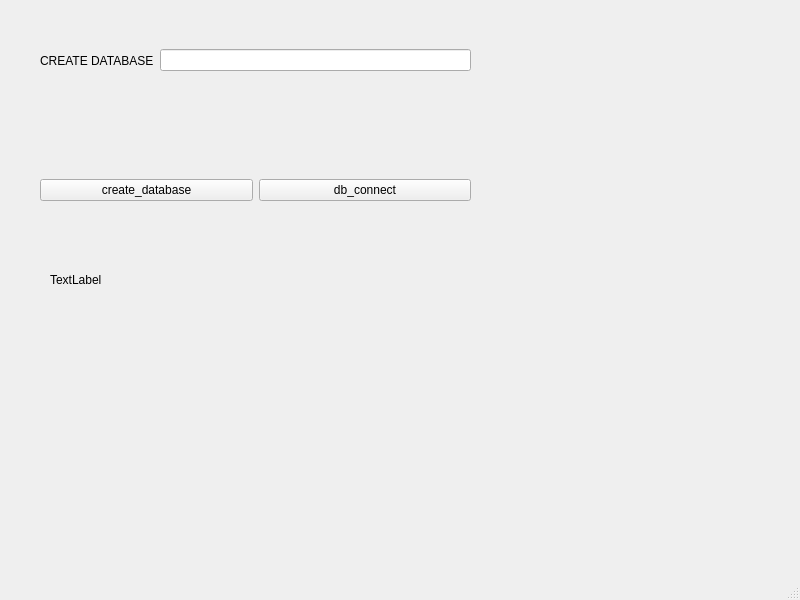
<?xml version="1.0" encoding="UTF-8"?>
<ui version="4.0">
 <class>MainWindow</class>
 <widget class="QMainWindow" name="MainWindow">
  <property name="geometry">
   <rect>
    <x>0</x>
    <y>0</y>
    <width>800</width>
    <height>600</height>
   </rect>
  </property>
  <property name="windowTitle">
   <string>MainWindow</string>
  </property>
  <widget class="QWidget" name="centralwidget">
   <widget class="QWidget" name="horizontalLayoutWidget">
    <property name="geometry">
     <rect>
      <x>40</x>
      <y>20</y>
      <width>431</width>
      <height>81</height>
     </rect>
    </property>
    <layout class="QHBoxLayout" name="horizontalLayout">
     <item>
      <widget class="QLabel" name="label">
       <property name="text">
        <string>CREATE DATABASE</string>
       </property>
      </widget>
     </item>
     <item>
      <widget class="QLineEdit" name="lineEdit"/>
     </item>
    </layout>
   </widget>
   <widget class="QWidget" name="horizontalLayoutWidget_2">
    <property name="geometry">
     <rect>
      <x>40</x>
      <y>150</y>
      <width>431</width>
      <height>81</height>
     </rect>
    </property>
    <layout class="QHBoxLayout" name="horizontalLayout_2">
     <item>
      <widget class="QPushButton" name="pushButtonCreateDb">
       <property name="text">
        <string>create_database</string>
       </property>
      </widget>
     </item>
     <item>
      <widget class="QPushButton" name="pushButtonDbCon">
       <property name="text">
        <string>db_connect</string>
       </property>
      </widget>
     </item>
    </layout>
   </widget>
   <widget class="QLabel" name="label_2">
    <property name="geometry">
     <rect>
      <x>50</x>
      <y>240</y>
      <width>140</width>
      <height>79</height>
     </rect>
    </property>
    <property name="text">
     <string>TextLabel</string>
    </property>
   </widget>
  </widget>
  <widget class="QMenuBar" name="menubar">
   <property name="geometry">
    <rect>
     <x>0</x>
     <y>0</y>
     <width>800</width>
     <height>18</height>
    </rect>
   </property>
  </widget>
  <widget class="QStatusBar" name="statusbar"/>
 </widget>
 <resources/>
 <connections/>
</ui>
